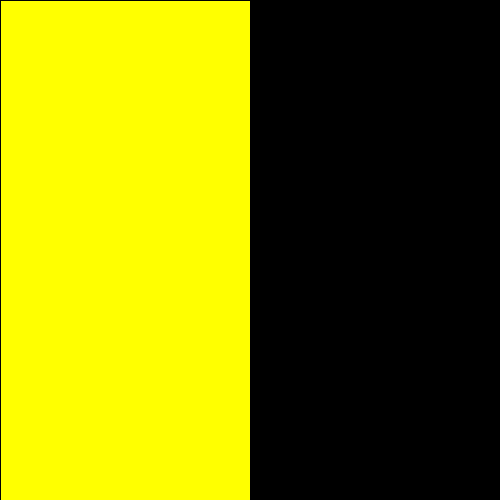
Frame 1 (no input)
Frame 60 (the mouse pressed at the canvas centre just before this capture): identical to frame 1, image omitted
Frame 120 (the mouse held since frame 60 and released just before this capture): identical to frame 1, image omitted

The Processing sketch that drew this single still picture (run headless with seeded random() and noise(); from frame 60 on, the mouse is pressed at the canvas centre):

// Processing sketch: RealQuestion1
// ── RealQuestion1.pde
void setup(){
 size(500,500);
 background(0);

 
}


void draw(){
  fill(255,255,0);
  rect(0,0,250,500);
  
  
}
